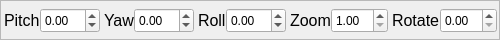
         <widget class="QFrame" name="frame_11">
          <property name="maximumSize">
           <size>
            <width>500</width>
            <height>40</height>
           </size>
          </property>
          <property name="frameShape">
           <enum>QFrame::StyledPanel</enum>
          </property>
          <property name="frameShadow">
           <enum>QFrame::Raised</enum>
          </property>
          <widget class="QWidget" name="layoutWidget_11">
           <property name="geometry">
            <rect>
             <x>0</x>
             <y>0</y>
             <width>501</width>
             <height>41</height>
            </rect>
           </property>
           <layout class="QHBoxLayout" name="horizontalLayout_30">
            <property name="spacing">
             <number>0</number>
            </property>
            <item>
             <layout class="QHBoxLayout" name="horizontalLayout_31">
              <item>
               <spacer name="horizontalSpacer_9">
                <property name="orientation">
                 <enum>Qt::Horizontal</enum>
                </property>
                <property name="sizeHint" stdset="0">
                 <size>
                  <width>40</width>
                  <height>20</height>
                 </size>
                </property>
               </spacer>
              </item>
              <item>
               <widget class="QLabel" name="label_72">
                <property name="sizePolicy">
                 <sizepolicy hsizetype="Maximum" vsizetype="Maximum">
                  <horstretch>0</horstretch>
                  <verstretch>0</verstretch>
                 </sizepolicy>
                </property>
                <property name="minimumSize">
                 <size>
                  <width>0</width>
                  <height>30</height>
                 </size>
                </property>
                <property name="maximumSize">
                 <size>
                  <width>60</width>
                  <height>16777215</height>
                 </size>
                </property>
                <property name="font">
                 <font>
                  <pointsize>12</pointsize>
                 </font>
                </property>
                <property name="text">
                 <string>Pitch</string>
                </property>
               </widget>
              </item>
              <item>
               <widget class="QDoubleSpinBox" name="pitch_Z2">
                <property name="sizePolicy">
                 <sizepolicy hsizetype="Maximum" vsizetype="Maximum">
                  <horstretch>0</horstretch>
                  <verstretch>0</verstretch>
                 </sizepolicy>
                </property>
                <property name="minimumSize">
                 <size>
                  <width>0</width>
                  <height>0</height>
                 </size>
                </property>
                <property name="maximumSize">
                 <size>
                  <width>60</width>
                  <height>25</height>
                 </size>
                </property>
                <property name="minimum">
                 <double>-110.000000000000000</double>
                </property>
                <property name="maximum">
                 <double>110.000000000000000</double>
                </property>
               </widget>
              </item>
              <item>
               <spacer name="horizontalSpacer_10">
                <property name="orientation">
                 <enum>Qt::Horizontal</enum>
                </property>
                <property name="sizeHint" stdset="0">
                 <size>
                  <width>40</width>
                  <height>20</height>
                 </size>
                </property>
               </spacer>
              </item>
              <item>
               <widget class="QLabel" name="label_73">
                <property name="sizePolicy">
                 <sizepolicy hsizetype="Maximum" vsizetype="Maximum">
                  <horstretch>0</horstretch>
                  <verstretch>0</verstretch>
                 </sizepolicy>
                </property>
                <property name="minimumSize">
                 <size>
                  <width>0</width>
                  <height>30</height>
                 </size>
                </property>
                <property name="maximumSize">
                 <size>
                  <width>60</width>
                  <height>16777215</height>
                 </size>
                </property>
                <property name="font">
                 <font>
                  <pointsize>12</pointsize>
                 </font>
                </property>
                <property name="text">
                 <string>Yaw</string>
                </property>
               </widget>
              </item>
              <item>
               <widget class="QDoubleSpinBox" name="yaw_z2">
                <property name="sizePolicy">
                 <sizepolicy hsizetype="Maximum" vsizetype="Maximum">
                  <horstretch>0</horstretch>
                  <verstretch>0</verstretch>
                 </sizepolicy>
                </property>
                <property name="minimumSize">
                 <size>
                  <width>0</width>
                  <height>0</height>
                 </size>
                </property>
                <property name="maximumSize">
                 <size>
                  <width>60</width>
                  <height>25</height>
                 </size>
                </property>
                <property name="minimum">
                 <double>-110.000000000000000</double>
                </property>
                <property name="maximum">
                 <double>110.000000000000000</double>
                </property>
               </widget>
              </item>
              <item>
               <spacer name="horizontalSpacer_11">
                <property name="orientation">
                 <enum>Qt::Horizontal</enum>
                </property>
                <property name="sizeHint" stdset="0">
                 <size>
                  <width>40</width>
                  <height>20</height>
                 </size>
                </property>
               </spacer>
              </item>
              <item>
               <widget class="QLabel" name="label_74">
                <property name="sizePolicy">
                 <sizepolicy hsizetype="Maximum" vsizetype="Maximum">
                  <horstretch>0</horstretch>
                  <verstretch>0</verstretch>
                 </sizepolicy>
                </property>
                <property name="minimumSize">
                 <size>
                  <width>0</width>
                  <height>30</height>
                 </size>
                </property>
                <property name="maximumSize">
                 <size>
                  <width>60</width>
                  <height>16777215</height>
                 </size>
                </property>
                <property name="font">
                 <font>
                  <pointsize>12</pointsize>
                 </font>
                </property>
                <property name="text">
                 <string>Roll</string>
                </property>
               </widget>
              </item>
              <item>
               <widget class="QDoubleSpinBox" name="roll_z2">
                <property name="sizePolicy">
                 <sizepolicy hsizetype="Maximum" vsizetype="Maximum">
                  <horstretch>0</horstretch>
                  <verstretch>0</verstretch>
                 </sizepolicy>
                </property>
                <property name="minimumSize">
                 <size>
                  <width>0</width>
                  <height>0</height>
                 </size>
                </property>
                <property name="maximumSize">
                 <size>
                  <width>60</width>
                  <height>25</height>
                 </size>
                </property>
                <property name="minimum">
                 <double>-110.000000000000000</double>
                </property>
                <property name="maximum">
                 <double>110.000000000000000</double>
                </property>
               </widget>
              </item>
              <item>
               <spacer name="horizontalSpacer_12">
                <property name="orientation">
                 <enum>Qt::Horizontal</enum>
                </property>
                <property name="sizeHint" stdset="0">
                 <size>
                  <width>40</width>
                  <height>20</height>
                 </size>
                </property>
               </spacer>
              </item>
              <item>
               <widget class="QLabel" name="label_75">
                <property name="sizePolicy">
                 <sizepolicy hsizetype="Maximum" vsizetype="Maximum">
                  <horstretch>0</horstretch>
                  <verstretch>0</verstretch>
                 </sizepolicy>
                </property>
                <property name="minimumSize">
                 <size>
                  <width>0</width>
                  <height>30</height>
                 </size>
                </property>
                <property name="maximumSize">
                 <size>
                  <width>60</width>
                  <height>16777215</height>
                 </size>
                </property>
                <property name="font">
                 <font>
                  <pointsize>12</pointsize>
                 </font>
                </property>
                <property name="text">
                 <string>Zoom</string>
                </property>
               </widget>
              </item>
              <item>
               <widget class="QDoubleSpinBox" name="zoom_z2">
                <property name="sizePolicy">
                 <sizepolicy hsizetype="Maximum" vsizetype="Maximum">
                  <horstretch>0</horstretch>
                  <verstretch>0</verstretch>
                 </sizepolicy>
                </property>
                <property name="minimumSize">
                 <size>
                  <width>0</width>
                  <height>0</height>
                 </size>
                </property>
                <property name="maximumSize">
                 <size>
                  <width>60</width>
                  <height>25</height>
                 </size>
                </property>
                <property name="minimum">
                 <double>1.000000000000000</double>
                </property>
                <property name="maximum">
                 <double>20.000000000000000</double>
                </property>
               </widget>
              </item>
              <item>
               <spacer name="horizontalSpacer_13">
                <property name="orientation">
                 <enum>Qt::Horizontal</enum>
                </property>
                <property name="sizeHint" stdset="0">
                 <size>
                  <width>40</width>
                  <height>20</height>
                 </size>
                </property>
               </spacer>
              </item>
              <item>
               <widget class="QLabel" name="label_76">
                <property name="sizePolicy">
                 <sizepolicy hsizetype="Maximum" vsizetype="Maximum">
                  <horstretch>0</horstretch>
                  <verstretch>0</verstretch>
                 </sizepolicy>
                </property>
                <property name="minimumSize">
                 <size>
                  <width>0</width>
                  <height>30</height>
                 </size>
                </property>
                <property name="maximumSize">
                 <size>
                  <width>60</width>
                  <height>16777215</height>
                 </size>
                </property>
                <property name="font">
                 <font>
                  <pointsize>12</pointsize>
                 </font>
                </property>
                <property name="text">
                 <string>Rotate</string>
                </property>
               </widget>
              </item>
              <item>
               <widget class="QDoubleSpinBox" name="rotate_z2">
                <property name="sizePolicy">
                 <sizepolicy hsizetype="Maximum" vsizetype="Maximum">
                  <horstretch>0</horstretch>
                  <verstretch>0</verstretch>
                 </sizepolicy>
                </property>
                <property name="minimumSize">
                 <size>
                  <width>0</width>
                  <height>0</height>
                 </size>
                </property>
                <property name="maximumSize">
                 <size>
                  <width>60</width>
                  <height>25</height>
                 </size>
                </property>
               </widget>
              </item>
              <item>
               <spacer name="horizontalSpacer_14">
                <property name="orientation">
                 <enum>Qt::Horizontal</enum>
                </property>
                <property name="sizeHint" stdset="0">
                 <size>
                  <width>40</width>
                  <height>20</height>
                 </size>
                </property>
               </spacer>
              </item>
             </layout>
            </item>
           </layout>
          </widget>
         </widget>
